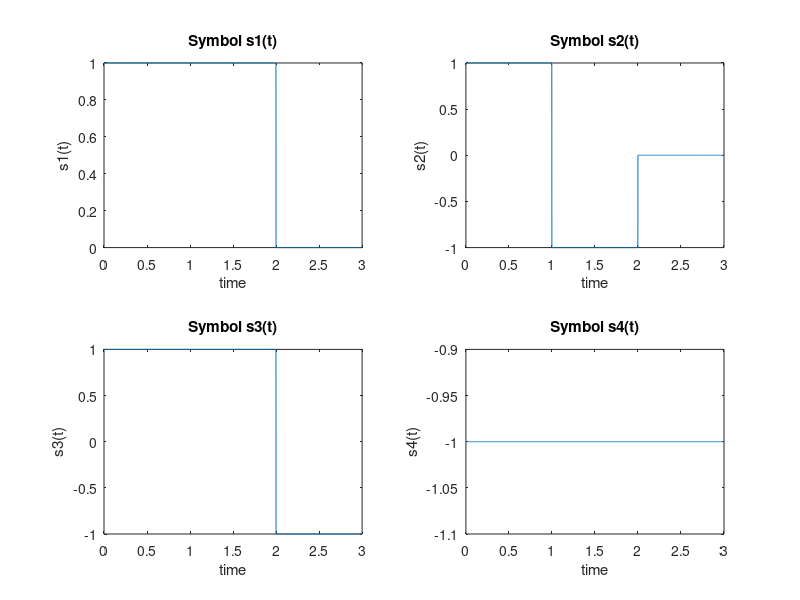
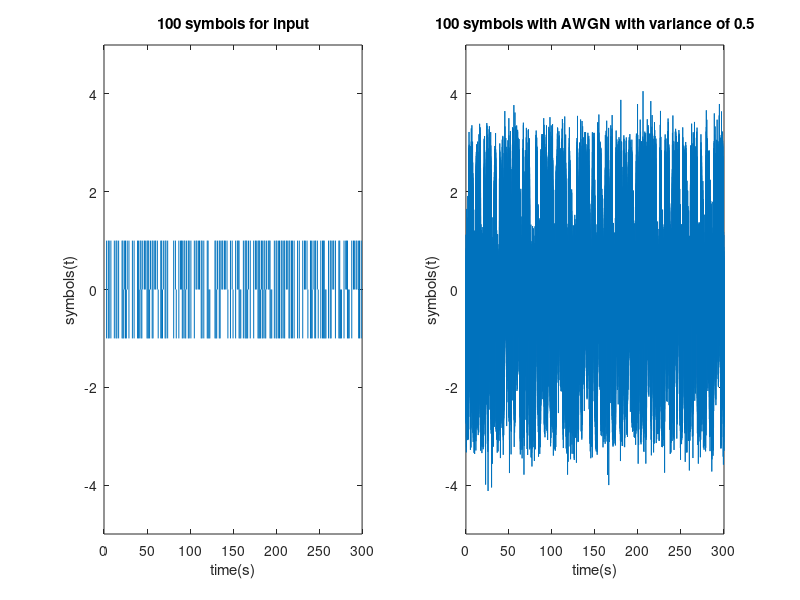
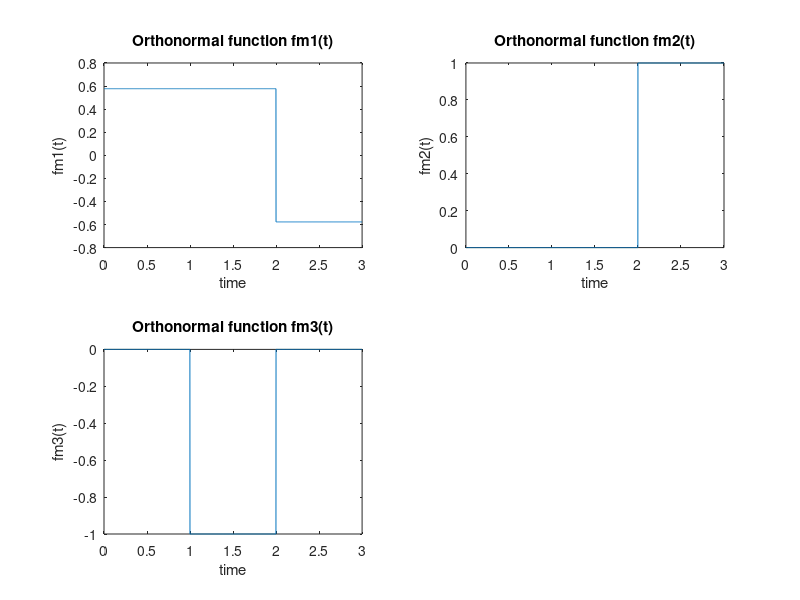

Here is the MATLAB script that generated these plots, in order:
clear all;
close all;
clc;
number=100;     % total transmission time (300s)/each signal duration (3s)

% randomly choose one of the four equiprobable signals
seedUsed = rng;

sampleRate = 1000;
% 1000 samples per second means 3000 samples per signal
time = linspace(0,3,3*sampleRate);
nsamples = length(time);

s1 = ones(1,nsamples);
s1(2*sampleRate:end) = 0;

s2 = ones(1,nsamples);
s2(1:sampleRate-1) = 1;
s2(sampleRate:(2*sampleRate)-1) = -1;
s2(2*sampleRate:end) = 0;

s3 = ones(1,nsamples);
s3(1:(2*sampleRate)-1) = 1;
s3(2*sampleRate:end) = -1;


s4 = -1*ones(1,nsamples);

figure();
subplot(2,2,1)
plot(time,s1);
xlabel('time')
ylabel('s1(t)')
title('Symbol s1(t)')
subplot(2,2,2)
plot(time,s2);
xlabel('time')
ylabel('s2(t)')
title('Symbol s2(t)')
subplot(2,2,3)
plot(time,s3);
xlabel('time')
ylabel('s3(t)')
title('Symbol s3(t)')
subplot(2,2,4)
plot(time,s4);
xlabel('time')
ylabel('s4(t)')
title('Symbol s4(t)')




% zero mean white Gaussian noise of variance 0.5 added
outputTotal = zeros(1, nsamples * number);
totalTime = linspace(0,3*100,nsamples * number);
inputTotal = zeros(1, nsamples * number);
sumInput = zeros(1,  number);
sumOutput = zeros(1, number);
variance = 0.5;
for indexNumber = 1:number
    
    
    sdNoise = sqrt(variance);
    noiseArray = sdNoise.*randn(1,nsamples);
    nextSignal = randi(4);
    tempInput = 0;
   
    switch nextSignal
        case 1
            tempInput = s1;
            
        case 2
            tempInput = s2;
            
        case 3
            tempInput = s3;
            
        case 4
            tempInput= s4;
            
    end
    tempOutput = tempInput + noiseArray;
    inputTotal(1+((indexNumber-1)*nsamples):indexNumber*nsamples) = tempInput;
    outputTotal(1+((indexNumber-1)*nsamples):indexNumber*nsamples) = tempOutput;
    
    
end
figure();
subplot(1,2,1)
plot(totalTime,inputTotal);
xlabel('time(s)')
ylabel('symbols(t)')
ylim([-5 5])
title([num2str(number),' symbols for input',]);
subplot(1,2,2)
plot(totalTime,outputTotal);
xlabel('time(s)')
ylabel('symbols(t)')
title([num2str(number),' symbols with AWGN with variance of ', num2str(variance) ]);
ylim([-5 5])


% figure();
% stem(sumInput);
% xlabel('time(s)')
% ylabel('Integration of the input Symbols')
% title(['Input Integration for',num2str(number)]);
% figure();
% stem(sumOutput);
% xlabel('time(s)')
% ylabel('Integration of the output Symbols')
% title(['Input Integration for ',num2str(number), ' Variance ', num2str(variance) ]);
% figure();
% result = abs(sumInput - sumOutput);
% stem(result);
% xlabel('time')
% ylabel('Absolute difference between the input and output')
% title(['Difference between the input and output integration',num2str(number)]);
% figure();
% plot(sumOutput);
% xlabel('time')
% ylabel('Integration of the output Symbols')
% title(['Input Integration for ',num2str(number), ' Variance ', num2str(variance) ]);


% Define the orthonormal functions {fm(t)}

fm1 = ones(1,nsamples);
fm1(1:(2*sampleRate)-1) = 1/sqrt(3);
fm1(2*sampleRate:end) = -1/sqrt(3);

fm2 = zeros(1,nsamples);
fm2(2*sampleRate:end) = 1;

fm3 = zeros(1,nsamples);
fm3(sampleRate:(2*sampleRate)-1) = -1;

figure();
subplot(2,2,1)
plot(time,fm1);
xlabel('time')
ylabel('fm1(t)')
title('Orthonormal function fm1(t)')
subplot(2,2,2)
plot(time,fm2);
xlabel('time')
ylabel('fm2(t)')
title('Orthonormal function fm2(t)')
subplot(2,2,3)
plot(time,fm3);
xlabel('time')
ylabel('fm3(t)')
title('Orthonormal function fm3(t)')
% subplot(2,2,4)
% plot(time,s4);
% xlabel('time')
% ylabel('s4(t)')
% title('Symbol s4(t)')

% Integration to get observation vector (ov)

% Plot
